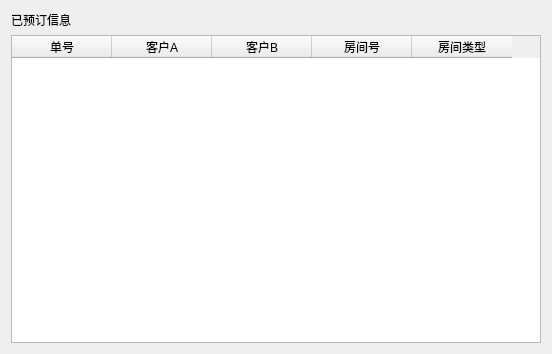
<?xml version="1.0" encoding="UTF-8"?>
<ui version="4.0">
 <class>BookerInfoTable</class>
 <widget class="QWidget" name="BookerInfoTable">
  <property name="geometry">
   <rect>
    <x>0</x>
    <y>0</y>
    <width>552</width>
    <height>354</height>
   </rect>
  </property>
  <property name="windowTitle">
   <string>BookerInfoTable</string>
  </property>
  <layout class="QVBoxLayout" name="verticalLayout">
   <item>
    <widget class="QLabel" name="label">
     <property name="text">
      <string>已预订信息</string>
     </property>
    </widget>
   </item>
   <item>
    <widget class="QTableWidget" name="bookerTable">
     <column>
      <property name="text">
       <string>单号</string>
      </property>
     </column>
     <column>
      <property name="text">
       <string>客户A</string>
      </property>
     </column>
     <column>
      <property name="text">
       <string>客户B</string>
      </property>
     </column>
     <column>
      <property name="text">
       <string>房间号</string>
      </property>
     </column>
     <column>
      <property name="text">
       <string>房间类型</string>
      </property>
     </column>
    </widget>
   </item>
  </layout>
 </widget>
 <layoutdefault spacing="6" margin="11"/>
 <resources/>
 <connections/>
</ui>
